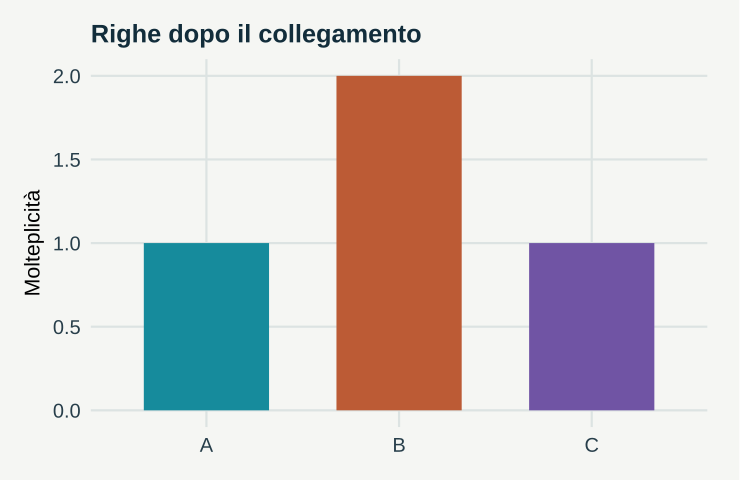

Write the R code that produced this figure.
# GeoStat Lab — funzioni comuni. R >= 4.3; ggplot2 >= 3.4; jsonlite.
suppressPackageStartupMessages(library(ggplot2))
col_geo <- c('#168B9C','#BC5B35','#7054A4','#A17B19','#227864','#64748B')
theme_set(theme_minimal(base_size=17, base_family='sans') + theme(
  plot.background=element_rect(fill='#F5F6F3',colour=NA),
  panel.background=element_rect(fill='#F5F6F3',colour=NA),
  panel.grid.minor=element_blank(),panel.grid.major=element_line(colour='#DCE3E2'),
  plot.title=element_text(size=19,face='bold',colour='#122D3B'),
  plot.subtitle=element_text(size=13,colour='#405560',margin=margin(b=12)),
  axis.text=element_text(size=15,colour='#273E4A'),axis.title=element_text(size=16),
  legend.position='bottom',legend.title=element_blank(),legend.text=element_text(size=14),
  strip.text=element_text(size=15,face='bold'),plot.margin=margin(18,24,18,18)))
metric <- function(...) data.frame(grandezza=names(c(...)),valore=as.character(c(...)),check.names=FALSE)
f <- function(x,d=3) {out<-formatC(x,digits=d,format='fg');out[!is.finite(x)]<-'Non definito';out}
line_plot <- function(d,x='x',y='y',title='',xl=x,yl=y,group=NULL) {
 p<-ggplot(d,aes(x=.data[[x]],y=.data[[y]]))
 if(is.null(group)) p<-p+geom_line(colour=col_geo[1],linewidth=1.05) else p<-p+aes(colour=.data[[group]],group=.data[[group]])+geom_line(linewidth=1)+scale_colour_manual(values=col_geo)
 p+labs(title=title,x=xl,y=yl)
}
point_plot <- function(d,x='x',y='y',title='',xl=x,yl=y,group=NULL) {
 p<-ggplot(d,aes(x=.data[[x]],y=.data[[y]]))
 if(is.null(group))p<-p+geom_point(colour=col_geo[1],size=2.5,alpha=.8) else p<-p+aes(colour=.data[[group]])+geom_point(size=2.7,alpha=.85)+scale_colour_manual(values=col_geo)
 p+labs(title=title,x=xl,y=yl)
}
hist_plot<-function(x,title='',xl='Valore',bins=20)ggplot(data.frame(x=x),aes(x))+geom_histogram(bins=bins,fill=col_geo[1],colour='#F5F6F3')+labs(title=title,x=xl,y='Frequenza')
bar_plot<-function(d,x='gruppo',y='valore',title='',yl='Valore')ggplot(d,aes(x=.data[[x]],y=.data[[y]],fill=.data[[x]]))+geom_col(width=.65)+scale_fill_manual(values=rep(col_geo,length.out=length(unique(d[[x]])) ))+guides(fill='none')+labs(title=title,x=NULL,y=yl)
map_plot<-function(d,z='z',title='',xl='Est [km]',yl='Nord [km]')ggplot(d,aes(x,y,fill=.data[[z]]))+geom_raster()+coord_equal()+scale_fill_gradientn(colours=c('#153F56','#298C9C','#B8CDB2','#F1D889','#AD542F'))+labs(title=title,x=xl,y=yl)
acf_data<-function(x,lag=20){a<-acf(x,lag.max=min(lag,length(x)-1),plot=FALSE);data.frame(x=as.vector(a$lag)[-1],y=as.vector(a$acf)[-1])}
# AR(1), distribuzione marginale stazionaria N(0, 1).
ar_series<-function(n,rho){x<-numeric(n);x[1]<-rnorm(1);for(i in 2:n)x[i]<-rho*x[i-1]+sqrt(1-rho^2)*rnorm(1);x}
# Distanze euclidee in unità metriche già dichiarate; nessuna conversione implicita di CRS.
dist_cross<-function(a,b)sqrt(outer(a[,1],b[,1],'-')^2+outer(a[,2],b[,2],'-')^2)
# Predittore IDW: i punti coincidenti ricevono esattamente il valore osservato.
idw<-function(xy,z,new,power=2){dd<-dist_cross(new,xy);apply(dd,1,function(d)if(any(d<1e-10))mean(z[d<1e-10])else weighted.mean(z,d^(-power)))}
# CART didattico binario: divisioni assiali che minimizzano l'impurità di Gini.
cart_fit<-function(x,y,depth=2,minleaf=4){
 node<-list(p=mean(y),n=length(y));if(depth<1||length(unique(y))<2||length(y)<2*minleaf)return(node)
 best<-Inf
 for(j in seq_len(ncol(x))){v<-sort(unique(x[,j])); if(length(v)<2)next
  for(cut in (head(v,-1)+tail(v,-1))/2){left<-x[,j]<=cut;nl<-sum(left);nr<-sum(!left);if(min(nl,nr)<minleaf)next
   score<-nl*mean(y[left])*(1-mean(y[left]))+nr*mean(y[!left])*(1-mean(y[!left]))
   if(score<best){best<-score;node$j<-j;node$cut<-cut;split<-left}
  }
 }
 if(is.finite(best)){node$left<-cart_fit(x[split,,drop=FALSE],y[split],depth-1,minleaf);node$right<-cart_fit(x[!split,,drop=FALSE],y[!split],depth-1,minleaf)};node
}
cart_predict<-function(tree,x)apply(x,1,function(row){t<-tree;while(!is.null(t$j))t<-if(row[t$j]<=t$cut)t$left else t$right;t$p})

p <- list(duplicate = "yes", seed = 17)
set.seed(p$seed)

a <- data.frame(stazione = c("A", "B", "C"), misura = c(2, 5, 9))

b <- data.frame(stazione = c("A", "B", "C"), quota = c(100, 200, 300))

if (p$duplicate == "yes") b <- rbind(b, data.frame(stazione = "B", quota = 210))

data <- merge(a, b, by = "stazione", all.x = TRUE)

plots <- list(bar_plot(data.frame(gruppo = names(table(data$stazione)), valore = as.numeric(table(data$stazione))), 
    title = "Righe dopo il collegamento", yl = "Molteplicità"))

metrics <- metric(`Righe iniziali` = nrow(a), `Righe finali` = nrow(data), `Media iniziale` = mean(a$misura), 
    `Media dopo join` = f(mean(data$misura)))
print(metrics,row.names=FALSE)
ggplot2::ggsave('m02-join-B.svg',plots[[1]],device=svglite::svglite,width=7.7,height=5.0,bg='#F8F6F1')
